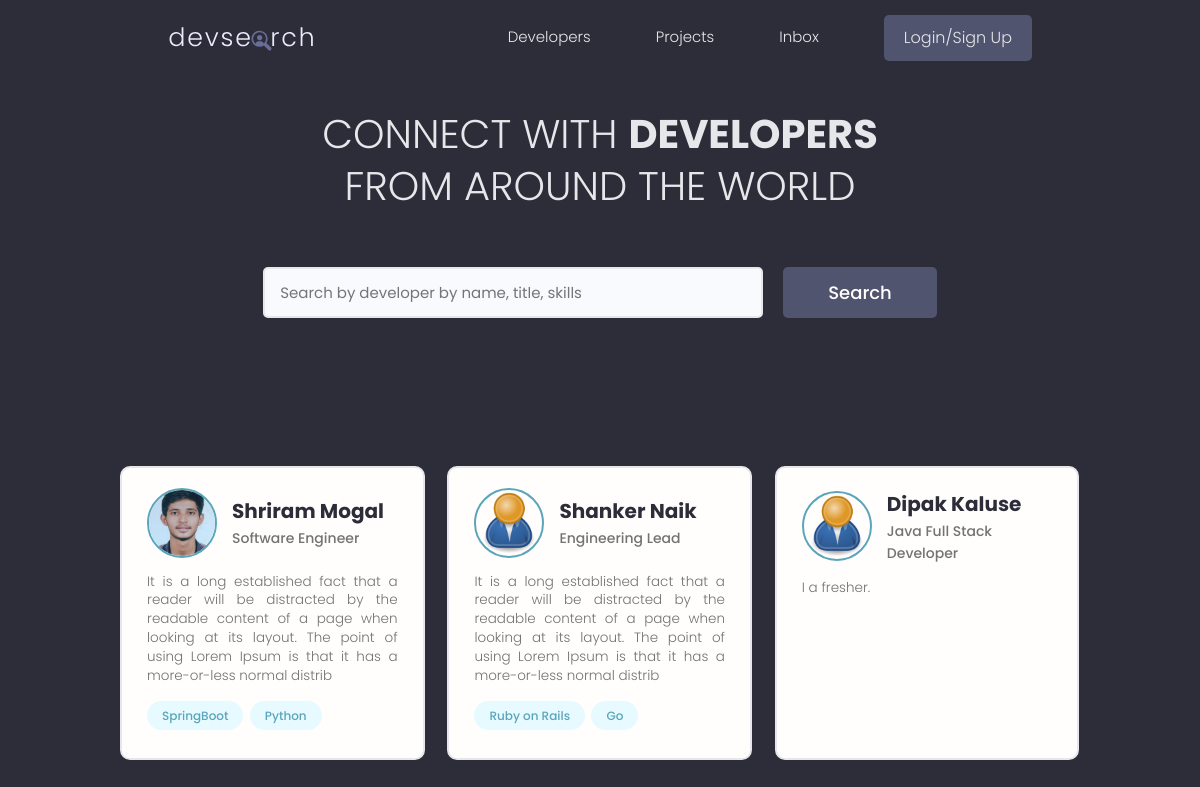
Before: / with the older database file.
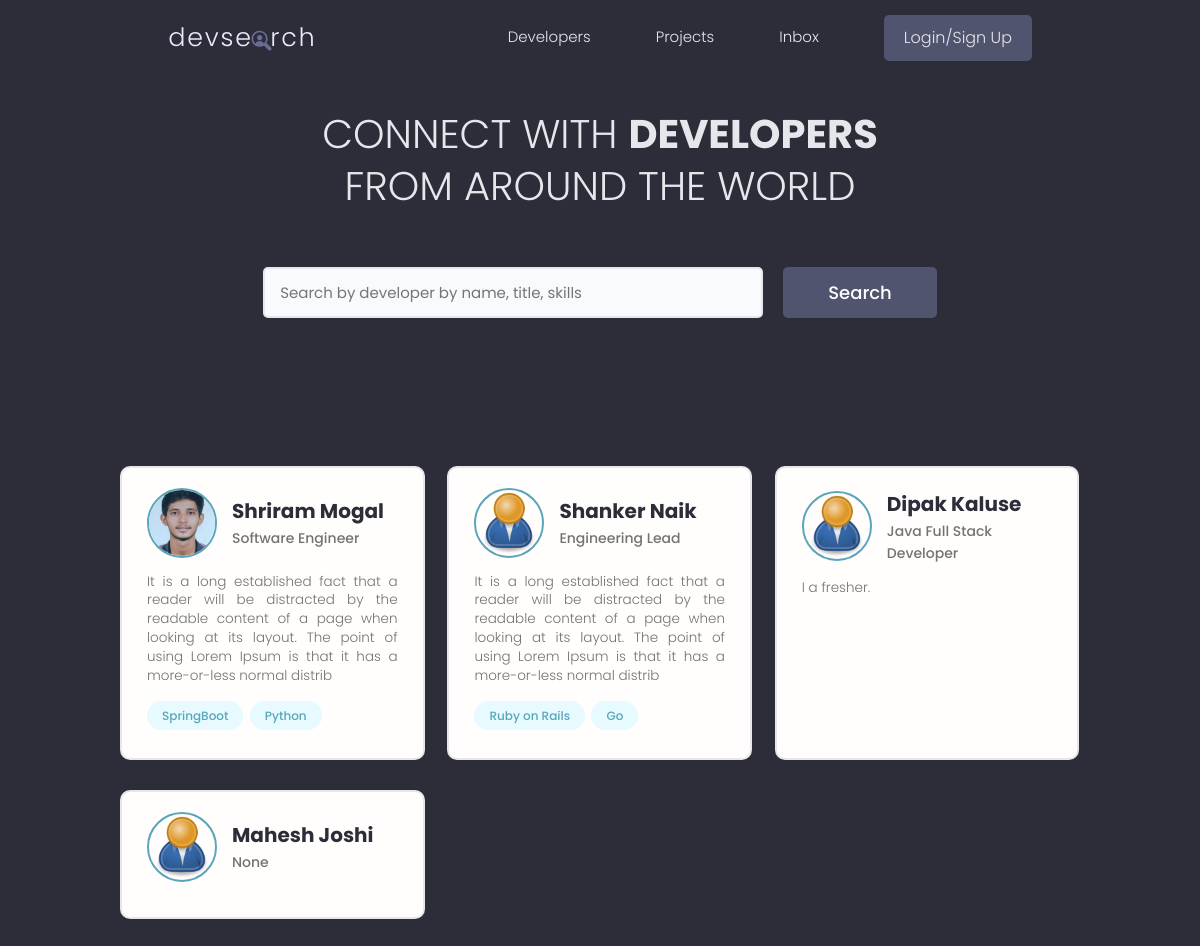
After: the same page with the newer database file.
### users/models.py (models this page shows, shortened)
class Profile(models.Model):
    user = models.OneToOneField(User, on_delete=models.CASCADE, blank=True, null=True)
    name = models.CharField(max_length=200, blank=True, null=True)
    username = models.CharField(max_length=200, blank=True, null=True)
    email = models.EmailField(max_length=500, blank=True, null=True)
    short_intro = models.CharField(max_length=500, blank=True,null=True)
    intro = models.TextField(max_length=500, blank=True,null=True)
    profile_image = models.ImageField(
        null = True, blank= True, upload_to = 'profiles/',default='profiles/user-default.png')
    location = models.CharField(max_length=200, blank=True, null=True)
    social_github = models.CharField(max_length=200, blank=True, null=True)
    social_twitter = models.CharField(max_length=200, blank=True, null=True)
    social_linkedin = models.CharField(max_length=200, blank=True, null=True)
    social_website = models.CharField(max_length=200, blank=True, null=True)
    social_stackoverflow = models.CharField(max_length=200, blank=True, null=True)
    created = models.DateTimeField(auto_now_add=True)
    id = models.UUIDField(default=uuid.uuid4, unique=True,
                                     primary_key=True, editable=False)
    class Meta:
        ordering = ["created"]

class Skill(models.Model):
    owner = models.ForeignKey(Profile, on_delete=models.CASCADE, blank=True, null=True)
    name = models.CharField(max_length=200, blank=True, null=True)
    description =  models.TextField(max_length=500, blank=True,null=True)
    created = models.DateTimeField(auto_now_add=True)
    id = models.UUIDField(default=uuid.uuid4, unique=True,
                                     primary_key=True, editable=False)
    def __str__(self) -> str:
        return str(self.name)

### users/views.py (the view)
# urls.py: path('', views.profiles, name="profiles"),
def profiles(request):
    profiles, search_query = searchProfiles(request)
    paginator, profiles, custom_range = paginateProfiles(request,profiles)
    context = {'profiles': profiles, "search_query": search_query, "query_set":profiles, "custom_range":custom_range, "paginator": paginator}
    return render(request,"users/profiles.html",context)

### users/utils.py (called while the page is built)
def searchProfiles(request):
    search_query = ""
    if request.GET.get("search_query"):
        search_query = request.GET.get("search_query")
    skills = Skill.objects.filter(name__icontains =search_query)
    profiles = Profile.objects.distinct().filter(Q(name__icontains=search_query) |
    Q(short_intro__icontains=search_query) |
    Q(skill__in=skills))
    return profiles, search_query

def paginateProfiles(request,profiles):
    page = request.GET.get('page')
    results = 9
    paginator = Paginator(profiles,results)
    try:
        profiles = paginator.page(page)
    except PageNotAnInteger:
        page=1
        profiles= paginator.page(page)
    except EmptyPage:
        page = paginator.num_pages
        profiles=paginator.page(page)
    left_index = int(page)-1
    if left_index<1:
        left_index=1
    right_index = int(page)+1
    if right_index> paginator.num_pages:
        right_index = paginator.num_pages
    custom_range =range(left_index, right_index+1)
    return paginator, profiles, custom_range

### users/templates/users/profiles.html (shortened to what this page needs)
{% extends 'main.html' %} {% block content %}
<main class="home">
    <section class="hero-section text-center">
      <div class="container container--narrow">
        <div class="hero-section__box">
          <h2>CONNECT WITH <span>DEVELOPERS</span></h2>
          <h2>FROM AROUND THE WORLD</h2>
        </div>
        <div class="hero-section__search">
          <form class="form" action="{% url 'profiles' %}" method="get" >
            <div class="form__field">
              <input class="input input--text" id="formInput#search" type="text" name="search_query"
                placeholder="Search by developer by name, title, skills"  value="{{search_query}}"/>
            </div>
            <input class="btn btn--sub btn--lg" type="submit" value="Search" />
          </form>
        </div>
      </div>
    </section>
    <section class="devlist">
      <div class="container">
        <div class="grid grid--three">
            {%for profile in profiles%}
          <div class="column card">
            <div class="dev">
              <a href="{% url 'user-profile' profile.id %}" class="card__body">
                <div class="dev__profile">
                  <img class="avatar avatar--md" src="{{profile.profile_image.url}}" alt="image" />
                  <div class="dev__meta">
                    <h3>{{profile.name}}</h3>
                    <h5>{{profile.short_intro}}</h5>
                  </div>
                </div>
                <p class="dev__info">
                  {{profile.intro|slice:"200"}}
                </p>
                <div class="dev__skills">
                    {% for skill in profile.skill_set.all|slice:"5"%}
                  <span class="tag tag--pill tag--main">
                    <small>{{skill}}</small>
                  </span>
                  {%endfor%}
                </div>
              </a>
            </div>
          </div>
{%endfor%}
        </div>
      </div>
    </section>
  </main>
{% endblock content %}

Changed rows visible on the page:
added Profile: profile_image (placeholder picture), name "Mahesh Joshi", short_intro "None"
